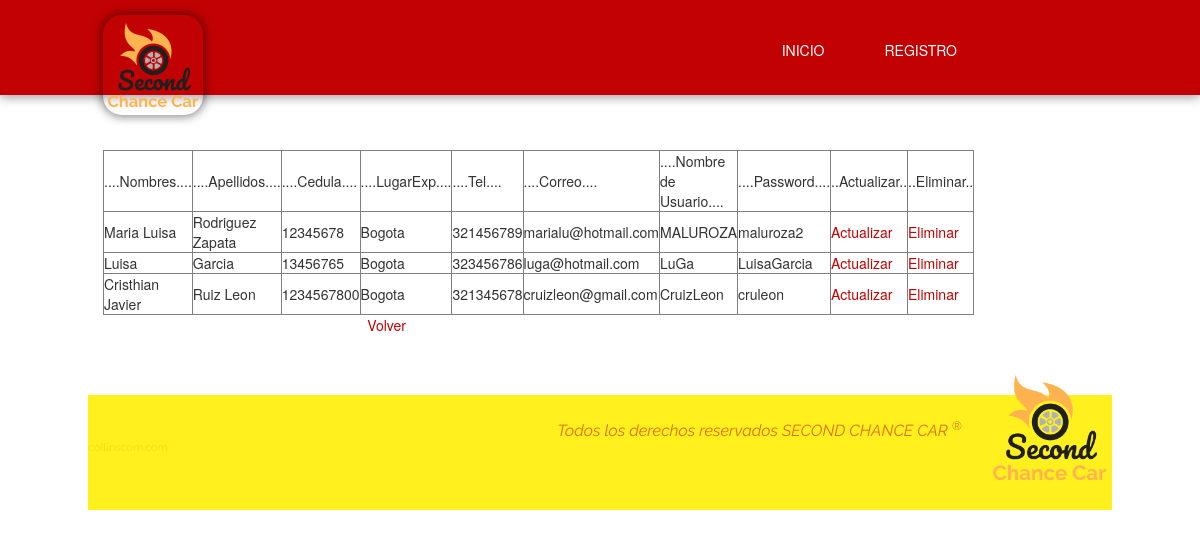
The page /RegPersonasSCC/mostrar.php on the database its author committed.
### tables this page shows
CREATE TABLE `lista` (
  `id` int(11) NOT NULL,
  `nombres` varchar(50) NOT NULL,
  `apellidos` varchar(20) NOT NULL,
  `cedula` varchar(50) NOT NULL,
  `lugarexp` varchar(20) NOT NULL,
  `tel` varchar(50) NOT NULL,
  `correo` varchar(20) NOT NULL,
  `nu` varchar(10) NOT NULL,
  `password` varchar(20) NOT NULL
);

### RegPersonasSCC/crud_persona.php (called while the page is built, shortened)
<?php
	class CrudPersona{
		public function mostrar(){
			$db=Db::conectar();
			$listaPersonas=[];
			$select=$db->query('SELECT * FROM lista');
			foreach($select->fetchAll() as $persona){
				$myPersona= new Persona();
				$myPersona->setId($persona['id']);
				$listaPersonas[]=$myPersona;$myPersona->setNombres($persona['nombres']);
			}
			return $listaPersonas;
		}
	}
?>

### RegPersonasSCC/persona.php (called while the page is built, shortened)
<?php
	class Persona{
		private $id;
		private $nombres;
		private $apellidos;
		private $cedula;
                private $lugarexp;
                private $tel;
                private $correo;
                private $nu;
                private $password;
		public function getNombres(){
		return $this->nombres;
		}
		public function setNombres($nombres){
			$this->nombres = $nombres;
		}
                public function getApellidos(){
		return $this->apellidos;
		}
		public function setApellidos($apellidos){
			$this->apellidos = $apellidos;
		}
		public function getCedula(){
			return $this->cedula;
		}
		public function setCedula($cedula){
			$this->cedula = $cedula;
		}
		public function getLugarExp(){
		return $this->lugarexp;
		}
		public function setLugarExp($lugarexp){
			$this->lugarexp= $lugarexp;
		}
                public function getTel(){
		return $this->tel;
		}
		public function setTel($tel){
			$this->tel= $tel;
		}
                public function getCorreo(){
		return $this->correo;
		}
		public function setCorreo($correo){
			$this->correo= $correo;
		}
                public function getNU(){
		return $this->nu;
		}
		public function setNU($nu){
			$this->nu= $nu;
		}
                public function getPassword(){
		return $this->password;
		}
                public function setPassword($password){
			$this->password= $password;
		}
                public function getId(){
			return $this->id;
		}
		public function setId($id){
			$this->id = $id;
		}
	}
?>

### RegPersonasSCC/mostrar.php (the view, shortened to what this page needs)
<!DOCTYPE html>
<html lang="es">
<head>
    <link rel="stylesheet" href="normalize.css" />
    <link rel="stylesheet" href="main.css" />
    <link rel="stylesheet" href="https://maxcdn.bootstrapcdn.com/bootstrap/3.3.4/css/bootstrap.min.css">
    <link rel="stylesheet" href="//maxcdn.bootstrapcdn.com/font-awesome/4.3.0/css/font-awesome.min.css">
     <link rel="stylesheet" href="min.css" />
</head>
<body>
    <div class="wrap row">
                <header>
            <div class="header">
                <div class="top">
                    <div class="nav">
                        <nav class="navbar navbar-default" role="navigation">
                            <div class="container-fluid">
                                <div class="navbar-header">
                                    <a href="http://localhost:8383/Prueba/index.html">
                                        <figure class="logo">
                                            <img src="SECOND CHANCE CAR.png" title="SECOND CHANCE CAR">
                                        </figure>
                                    </a>
                                </div>
                                <div class="collapse navbar-collapse" id="bs-example-navbar-collapse-1">
                                    <ul class="nav navbar-nav">
                                        <li class="visible-md visible-lg"><a href="http://localhost:8383/Prueba/index.html">Inicio</a></li>
                                        <li class="visible-md visible-lg"><a href="http://localhost/RegPersonasSCC/ingresar.php">Registro</a></li>
                                    </ul>
                                </div>
            </div>
        </header>
                    <div class="clear20"></div>
<div class="contenedor clearfix">
	<div class="section producto-info clearfix">
		<div class="col-xs-12 col-sm-7">
			<div id="slider-producto" class="carousel slide carousel-fade" data-ride="carousel">
<?php
require_once('crud_persona.php');
require_once('persona.php');
$crud=new CrudPersona();
$listaPersonas=$crud->mostrar();
?>
<html>
<body>
<center>
	<table border=1>
		<head>
			<td>....Nombres....</td>
                        <td>....Apellidos....</td>
			<td>....Cedula....</td>
			<td>....LugarExp....</td>
                        <td>....Tel....</td>
                        <td>....Correo....</td>
                        <td>....Nombre de Usuario....</td>
                        <td>....Password....</td>
                        <td>..Actualizar..</td>
			<td>..Eliminar..</td>
		</head>
		<body>
			<?php foreach ($listaPersonas as $persona) {?>
			<tr>
                            <td><?php echo $persona->getNombres() ?></td>
                            <td><?php echo $persona->getApellidos() ?></td>
                            <td><?php echo $persona->getCedula() ?></td>
                            <td><?php echo $persona->getLugarExp()?> </td>
                            <td><?php echo $persona->getTel()?> </td>
                            <td><?php echo $persona->getCorreo()?> </td>
                            <td><?php echo $persona->getNU()?> </td>
                            <td><?php echo $persona->getPassword()?> </td>
                            <td><a href="actualizar.php?id=<?php echo $persona->getId()?>&accion=a">Actualizar</a> </td>
                            <td><a href="administrar_personas.php?id=<?php echo $persona->getId()?>&accion=e">Eliminar</a>   </td>
			</tr>
			<?php }?>
		</body>
	</table>
	<a href="http://localhost/LoginSCC/index.php">Volver</a>
        </center>
</body>
</html>
        </div>
</div>
	</div>
	<footer>
		<div class="footer clearfix">
			<div class="footer-container">
				<figure class="logo">
					<img src="SECOND CHANCE CAR.png" class="img-responsive" title="">
				</figure>
				<p>
					Todos los derechos reservados SECOND CHANCE CAR <sup>&reg;</sup> 					<a href="http://collinscom.com" class="pull-left" style="font-size:11px; color:rgba(194,2,2,0.1); margin-top:10px; font-style:normal; margin-top:20px;" target="_blank">collinscom.com</a>
				</p>
			</div>
		</div>
	</footer>
</body>
</html>

### RegPersonasSCC/main.css (style rules this page uses)
body { position:relative; }
body .wrap { margin:0; }
body .wrap .header { position:relative; }
body .wrap .header .nav { display:block; }
body .wrap .header .nav .navbar-default { background-color:transparent;border:0;padding:0;margin:0; }
body .wrap .header .nav .navbar-default .navbar-header { background-color:#c20202 }
body .wrap .header .nav .navbar-default .navbar-collapse { border:0;background-color:#c20202;padding:15px;z-index:10; }
body .wrap .header .nav .navbar-default .navbar-collapse .navbar-nav { margin:0 -15px; }
body .wrap .header .nav .navbar-default .navbar-collapse .navbar-nav li a { color:#fff;font-size:12px;text-transform:uppercase }
body .wrap .header .nav .navbar-default .logo { display:inline-block;z-index:300;position:absolute;left:10px;top:10px; }
body .wrap .header .nav .navbar-default .logo img { max-height:60px }
body .wrap .contenedor a { color:#c20202 }
body .wrap .contenedor .section { padding-top:15px; }
body .footer { background-color:#fff01e;margin-top:60px;padding-bottom:30px; }
body .footer .footer-container { position:relative; }
body .footer .footer-container .logo { position:absolute;right:10px;top:-40px;max-width:55px }
body .footer .footer-container p { color:rgba(194,2,2,0.55);text-align:center;margin:25px auto 0 auto;font-size:11px;max-width:80%;font-family:'Raleway';font-style:italic; }
body .footer .footer-container p a { color:rgba(194,2,2,0.55);font-size:1.2em }
@media (min-width:768px) { body .wrap .header .nav { height:95px;background-color:#c20202; } }
@media (min-width:768px) { body .wrap .header .nav .navbar-default .navbar-collapse { padding:0; } }
@media (min-width:768px) { body .wrap .header .nav .navbar-default .navbar-collapse .navbar-nav { position:absolute;right:40px; } }
@media (min-width:768px) { body .wrap .header .nav .navbar-default .navbar-collapse .navbar-nav li { height:100%; } }
@media (min-width:768px) { body .wrap .header .nav .navbar-default .navbar-collapse .navbar-nav li a { background-color:transparent;font-size:14px;padding:0 20px;display:block;height:100%;line-height:100px;vertical-align:middle } }
@media (min-width:768px) { body .wrap .header .nav .navbar-default .logo { top:5px;left:15px; } }
@media (min-width:768px) { body .wrap .header .nav .navbar-default .logo img { max-height:100px;-webkit-box-shadow:0 0 10px 2px rgba(0,0,0,0.45);-moz-box-shadow:0 0 10px 2px rgba(0,0,0,0.45);-o-box-shadow:0 0 10px 2px rgba(0,0,0,0.45);box-shadow:0 0 10px 2px rgba(0,0,0,0.45);-webkit-border-radius:19px;-moz-border-radius:19px;-o-border-radius:19px;border-radius:19px;margin:10px 0 0 0 } }
@media (min-width:768px) { body .footer .footer-container p { max-width:100%;font-size:12px;margin-bottom:20px } }
@media (min-width:768px) { body .footer .footer-container .logo { right:20px } }
@media (min-width:992px) { body { background-color:#fff; } }
@media (min-width:992px) { body .wrap { display:block;margin:0 auto; } }
@media (min-width:992px) { body .wrap .header { background-color:#fff01e; } }
@media (min-width:992px) { body .wrap .header .top { background-color:#c20202;box-shadow:0 2px 10px 0 rgba(50,50,50,0.5);z-index:300;position:relative } }
@media (min-width:992px) { body .wrap .header .nav { max-width:1024px;display:block;margin:0 auto; } }
@media (min-width:992px) { body .wrap .header .nav .navbar-default .container-fluid { padding:0 } }
@media (min-width:992px) { body .wrap .header .nav .navbar-default .navbar-collapse .navbar-nav { position:absolute;right:140px; } }
@media (min-width:992px) { body .wrap .header .nav .navbar-default .navbar-collapse .navbar-nav li a { font-size:14px;padding:0 30px } }
@media (min-width:992px) { body .wrap .contenedor { max-width:1024px;display:block;margin:0 auto; } }
@media (min-width:992px) { body .footer { height:115px; } }
@media (min-width:992px) { body .footer .footer-container { position:relative;max-width:1024px;display:block;margin:0 auto; } }
@media (min-width:992px) { body .footer .footer-container .logo { right:0;max-width:125px;top:-55px } }
@media (min-width:992px) { body .footer .footer-container p { font-size:16px;text-align:right;margin-right:150px } }
@media (min-width:1200px) { body { background-color:#fff } }
img { border:0 }
a { text-decoration:none }
.section { margin-top:20px }
.clear20 { clear:both;height:20px }
.carousel { position:relative; }

### rows shown on the page
lista: nombres "Maria Luisa", apellidos "Rodriguez Zapata", cedula "12345678", lugarexp "Bogota", tel "321456789", correo "marialu@hotmail.com", nu "MALUROZA", password "maluroza2"
lista: nombres "Luisa", apellidos "Garcia", cedula "13456765", lugarexp "Bogota", tel "323456786", correo "luga@hotmail.com", nu "LuGa", password "LuisaGarcia"
lista: nombres "Cristhian Javier", apellidos "Ruiz Leon", cedula "1234567800", lugarexp "Bogota", tel "321345678", correo "cruizleon@gmail.com", nu "CruizLeon", password "cruleon"
